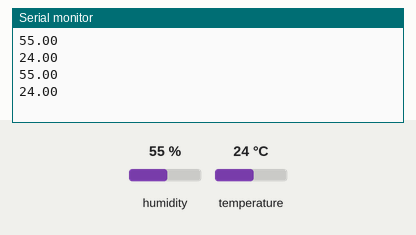
Bench run of a sketch on a simulated Arduino Uno, built with avr-gcc and run on an emulated ATmega328P. On the bench: the last lines printed to the serial monitor. The inputs (shaded band) are chosen by the test bench; at power-on: humidity 55 %, temperature 24 °C.

Above: at 2.8 s.
2.9 s: humidity set to 22 %
At 5.2 s:
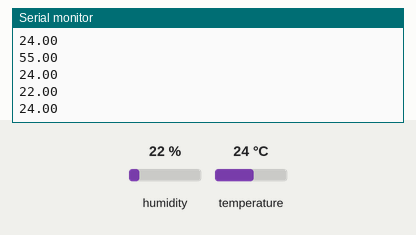
5.6 s: temperature set to 12 °C
At 7.2 s:
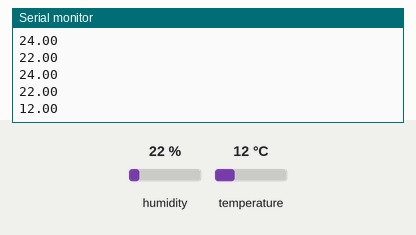
8.3 s: humidity set to 40 %
At 10.7 s:
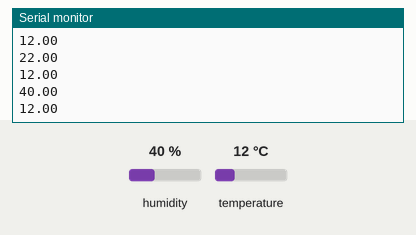
Timing chart, 0 to 12.2 s (numbered marks = the images above; inputs shaded):
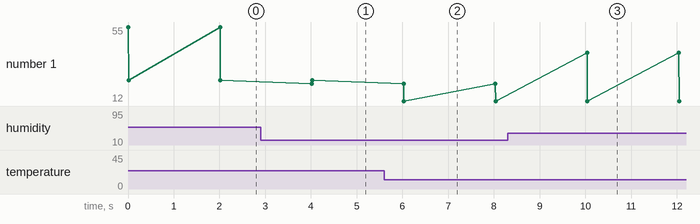

The sketch:

TempHumidSensTest.ino
```cpp
// Library
#include <DHT.h>

// Definitions
#define dataPin 10
#define DHT_Type DHT22
DHT dht(dataPin, DHT_Type);

// Variables
float hum;
float temp;

void setup() {

  Serial.begin(9600);
  dht.begin();

}

void loop() {
  // Get data
  hum = dht.readHumidity();
  temp = dht.readTemperature();

  // Print data
  Serial.println(hum);
  Serial.println(temp);
  Serial.println("");
  delay(2000);
}
```

Measured:
- after the input at 2.9 s, the serial monitor: prints a new line after 1.1 s (image 1)
- after the input at 5.6 s, the serial monitor: prints a new line after 0.43 s (image 2)
- after the input at 8.3 s, the serial monitor: prints a new line after 1.7 s (image 3)
- plotted number 1: 24 → 12 after the input at 5.6 s
